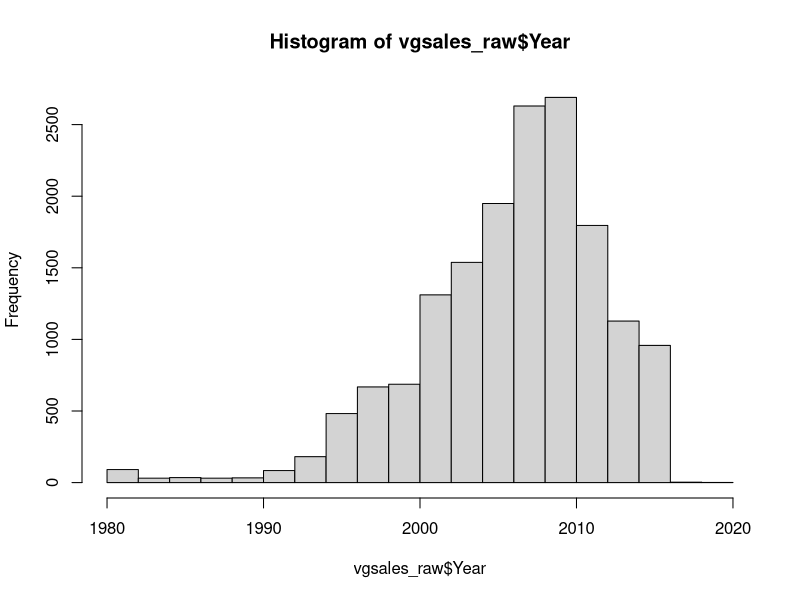
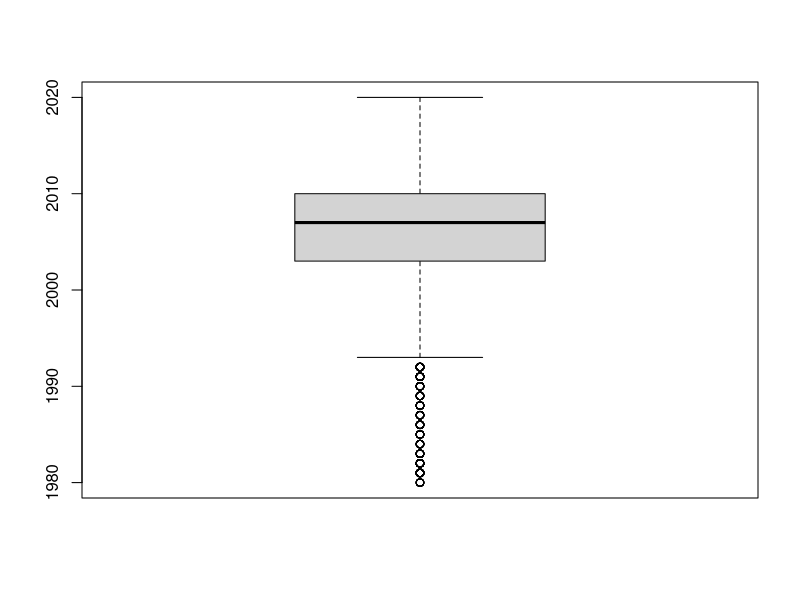
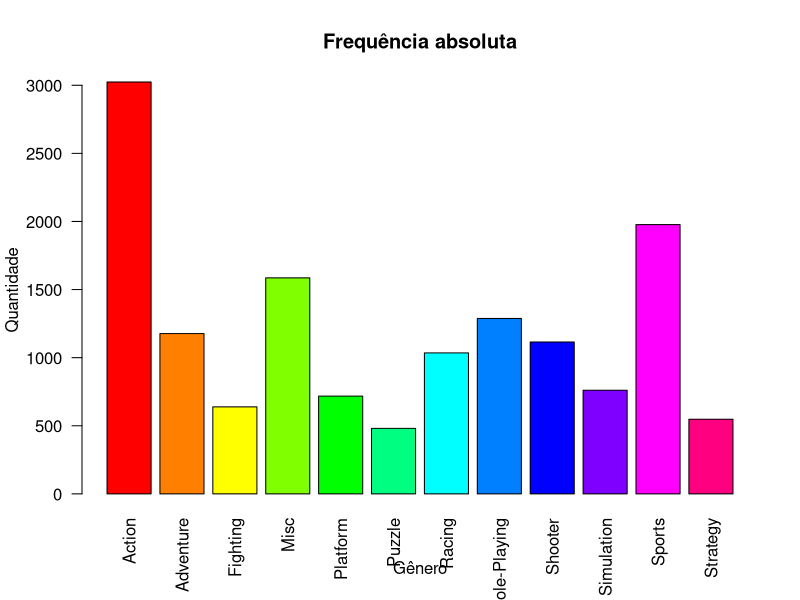
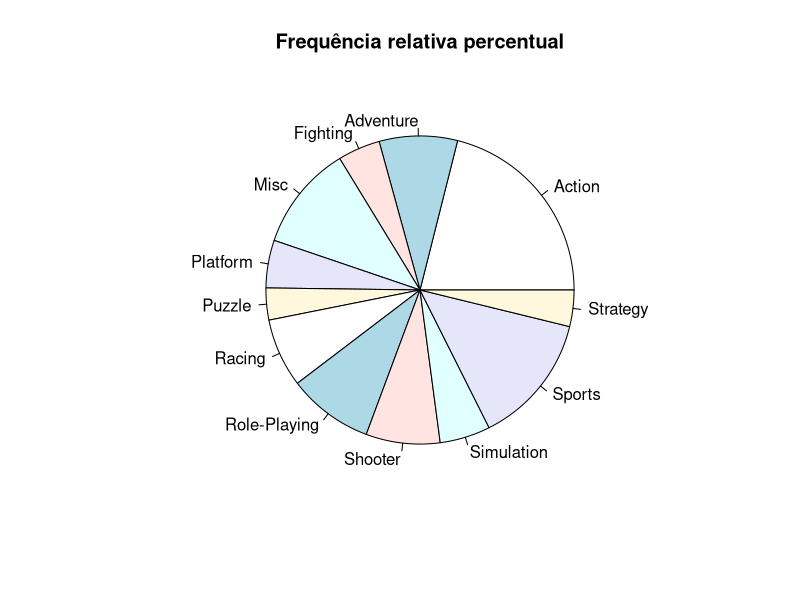
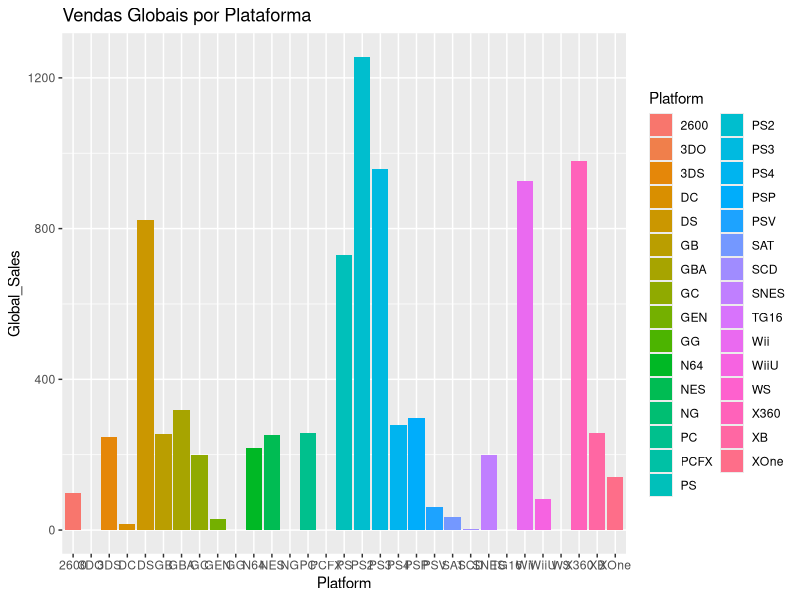
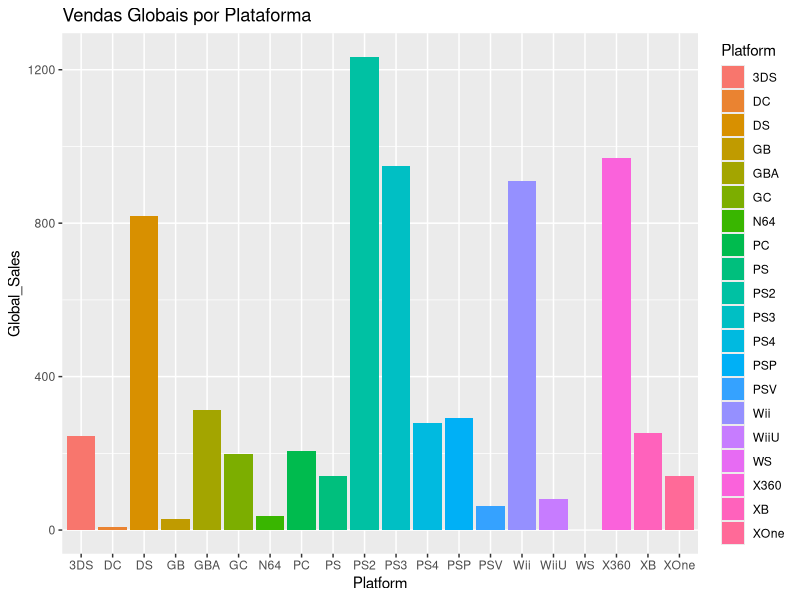
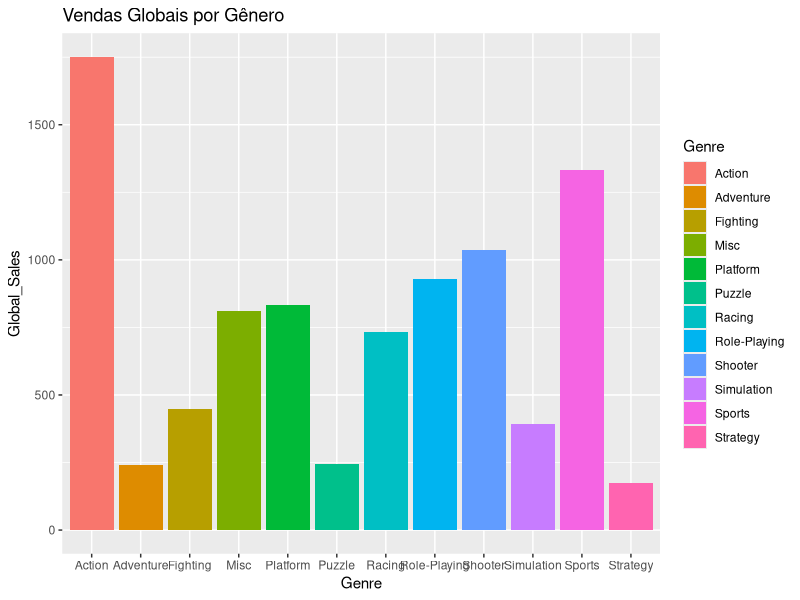
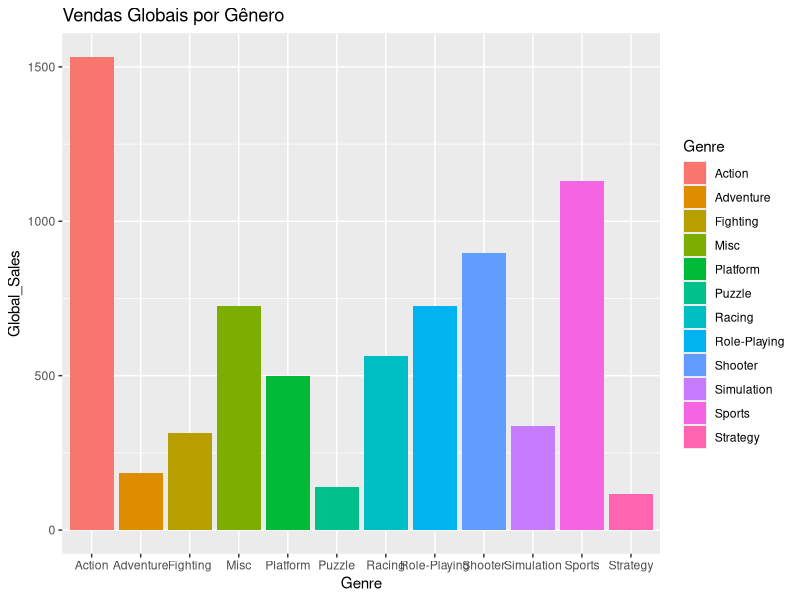

Write R code to recreate these figures, in order.
library(ggplot2)

#______________________________________________________________________________
# Leitura dos dados ___________________________________________________________
vgsales_raw <- read.csv('vgsales.csv', header = TRUE, sep = ",", dec = ".", 
                  stringsAsFactors = TRUE, na.strings = "NA")
#Transformação da var Year [FACTOR] em [Int] (Caso necessário)
vgsales_raw$Year <- as.integer(as.character(vgsales_raw$Year)) 

#______________________________________________________________________________
# Exibição dos dados brutos ___________________________________________________
head(vgsales_raw)
summary(vgsales_raw)
str(vgsales_raw)
View(vgsales_raw)

#______________________________________________________________________________
# Observação de outliers para 'Year' antes de 2000 e depois de 2016 ___________

year_hist <- hist(vgsales_raw$Year)
year_boxplot <- boxplot(vgsales_raw$Year)

#______________________________________________________________________________
# Filtro de ano (2000 a 2016) para diminuição de outliers _____________________

vgsales <- subset(vgsales_raw, Year >= 2000 & Year <= 2016)

#______________________________________________________________________________
# Verificação de colunas com dado vazio _______________________________________

sum(is.na(vgsales$Rank))                                  # 0
sum(is.na(vgsales$Name))                                  # 0
sum(is.na(vgsales$Platform))                              # 0
sum(is.na(vgsales$Year))                                  # 271
sum(is.na(vgsales$Genre))                                 # 0
sum(is.na(vgsales$Publisher))                             # 58
sum(is.na(vgsales$NA_Sales))                              # 0
sum(is.na(vgsales$EU_Sales))                              # 0
sum(is.na(vgsales$JP_Sales))                              # 0
sum(is.na(vgsales$Other_Sales))                           # 0
sum(is.na(vgsales$Global_Sales))                          # 0

#______________________________________________________________________________
# Remoção de NA na coluna 'Year' ______________________________________________

vgsales <- subset(vgsales, Year != "NA")
sum(is.na(vgsales$Year))
#______________________________________________________________________________




#______________________________________________________________________________
# Dados quantitativos _________________________________________________________
## Global Sales: ______________________________________________________________

gs_min <- min(vgsales$Global_Sales)
gs_max <- max(vgsales$Global_Sales)
gs_mean <- mean(vgsales$Global_Sales)
gs_median <- median(vgsales$Global_Sales)
gs_moda <- names(sort(-table(vgsales$Global_Sales)))[1]

## Year: ______________________________________________________________________

year_mean <- mean(vgsales$Year)
year_median <- median(vgsales$Year)
year_moda <- names(sort(-table(vgsales$Year)))[1]
#______________________________________________________________________________




#______________________________________________________________________________
# Dados qualitativos nominais _________________________________________________
## Genre: _____________________________________________________________________

genre_fa <-table(vgsales$Genre)
View(genre_fa)

#Gráfico de freq. absoluta
cores = rainbow(12)
genre_fa_barplot <- barplot(genre_fa,las=2,main='Frequência absoluta', xlab='Gênero', 
                            ylab='Quantidade',legend.text = FALSE, col = cores)
View(genre_fa_barplot)

#Gráfico de pizza
genre_fpct <- prop.table(genre_fa) * 100
pie(genre_fpct, main='Frequência relativa percentual')


#______________________________________________________________________________
# Gráfico de barras comparativo entre Plataforma e Vendas Globais

ggplot(vgsales_raw, aes(x = Platform, y = Global_Sales, fill = Platform)) +
  geom_bar(stat = "summary", fun = "sum") +
  labs(title = "Vendas Globais por Plataforma")

ggplot(vgsales, aes(x = Platform, y = Global_Sales, fill = Platform)) +
  geom_bar(stat = "summary", fun = "sum") +
  labs(title = "Vendas Globais por Plataforma")

#______________________________________________________________________________
# Gráfico de barras comparativo entre Gênero e Vendas Globais

ggplot(vgsales_raw, aes(x = Genre, y = Global_Sales, fill = Genre)) +
  geom_bar(stat = "summary", fun = "sum") +
  labs(title = "Vendas Globais por Gênero")

# Gráfico de barras comparativo entre Gênero e Vendas Globais
ggplot(vgsales, aes(x = Genre, y = Global_Sales, fill = Genre)) +
  geom_bar(stat = "summary", fun = "sum") +
  labs(title = "Vendas Globais por Gênero")

#______________________________________________________________________________
# Gráfico de barras comparativo entre Ano e Vendas Globais

ggplot(vgsales_raw, aes(x = Year, y = Global_Sales, fill = as.factor(Year))) +
  geom_bar(stat = "summary", fun = "sum") +
  labs(title = "Vendas Globais por Ano")


# Gráfico de barras comparativo entre Editora e Vendas Globais
ggplot(vgsales_raw, aes(x = Publisher, y = Global_Sales, fill = Publisher)) +
  geom_bar(stat = "summary", fun = "sum") +
  labs(title = "Vendas Globais por Editora")


# Gráfico de dispersão comparativo entre Vendas NA e Vendas EU
ggplot(vgsales_raw, aes(x = NA_Sales, y = EU_Sales, color = Genre)) +
  geom_point() +
  labs(title = "Vendas na América do Norte vs Vendas na Europa")


plot(vgsales$Genre, vgsales$Year)
#______________________________________________________________________________
